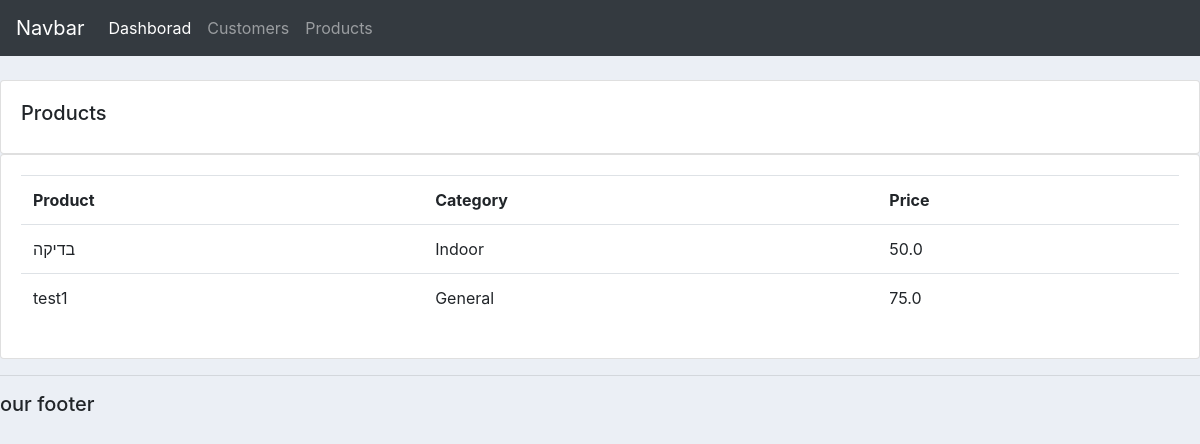
Screenshot of /products/ with the database file from the repository.
### accounts/models.py (models this page shows, shortened)
class Product(models.Model):
    CATEGORY=(
        ('General','General'),
    )
    name= models.CharField(max_length=200, null=True)
    price= models.FloatField(null=True)
    category= models.CharField(max_length=200, null=True ,choices=CATEGORY)
    description= models.CharField(max_length=200, null=True)
    date_created= models.DateTimeField(auto_now_add=True)

### accounts/views.py (the view)
# urls.py: path('products/', views.products,name="product"),
def products(request):
    products = Product.objects.all()
    return render(request, 'accounts/products.html', {'products': products})

### accounts/templates/accounts/products.html
{% extends 'accounts/main.html' %}
{% block content %}
		<br>
		<div class="row">
			<div class="col-md">
				<div class="card card-body">
					<h5>Products</h5>
				</div>
				<div class="card card-body">
					<table class="table">
						<tr>
							<th>Product</th>
							<th>Category</th>
							<th>Price</th>
						</tr>
        {% for i in products %}
						<tr>
						<td>{{i.name}}</td>
						<td>{{i.category}}</td>
						<td>{{i.price}}</td>
						</tr>
		{% endfor %}
					</table>
				</div>
			</div>
		</div>
{% endblock %}

### static/css/main.css (style rules this page uses)
body { background-color: #ebeff5; }

### rows the page displays
Product: name "בדיקה", category "Indoor", price "50.0"
Product: name "test1", category "General", price "75.0"
